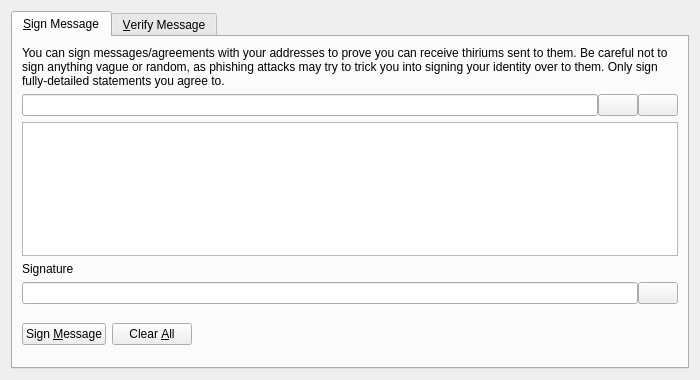
<?xml version="1.0" encoding="UTF-8"?>
<ui version="4.0">
 <class>SignVerifyMessageDialog</class>
 <widget class="QDialog" name="SignVerifyMessageDialog">
  <property name="geometry">
   <rect>
    <x>0</x>
    <y>0</y>
    <width>700</width>
    <height>380</height>
   </rect>
  </property>
  <property name="windowTitle">
   <string>Signatures - Sign / Verify a Message</string>
  </property>
  <property name="modal">
   <bool>true</bool>
  </property>
  <layout class="QVBoxLayout" name="verticalLayout">
   <item>
    <widget class="QTabWidget" name="tabWidget">
     <property name="currentIndex">
      <number>0</number>
     </property>
     <widget class="QWidget" name="tabSignMessage">
      <attribute name="title">
       <string>&amp;Sign Message</string>
      </attribute>
      <layout class="QVBoxLayout" name="verticalLayout_SM">
       <item>
        <widget class="QLabel" name="infoLabel_SM">
         <property name="text">
          <string>You can sign messages/agreements with your addresses to prove you can receive thiriums sent to them. Be careful not to sign anything vague or random, as phishing attacks may try to trick you into signing your identity over to them. Only sign fully-detailed statements you agree to.</string>
         </property>
         <property name="textFormat">
          <enum>Qt::PlainText</enum>
         </property>
         <property name="wordWrap">
          <bool>true</bool>
         </property>
        </widget>
       </item>
       <item>
        <layout class="QHBoxLayout" name="horizontalLayout_1_SM">
         <property name="spacing">
          <number>0</number>
         </property>
         <item>
          <widget class="QValidatedLineEdit" name="addressIn_SM">
           <property name="toolTip">
            <string>The Thirium address to sign the message with</string>
           </property>
          </widget>
         </item>
         <item>
          <widget class="QPushButton" name="addressBookButton_SM">
           <property name="toolTip">
            <string>Choose previously used address</string>
           </property>
           <property name="text">
            <string/>
           </property>
           <property name="icon">
            <iconset resource="../bitcoin.qrc">
             <normaloff>:/icons/address-book</normaloff>:/icons/address-book</iconset>
           </property>
           <property name="shortcut">
            <string>Alt+A</string>
           </property>
           <property name="autoDefault">
            <bool>false</bool>
           </property>
          </widget>
         </item>
         <item>
          <widget class="QPushButton" name="pasteButton_SM">
           <property name="toolTip">
            <string>Paste address from clipboard</string>
           </property>
           <property name="text">
            <string/>
           </property>
           <property name="icon">
            <iconset resource="../bitcoin.qrc">
             <normaloff>:/icons/editpaste</normaloff>:/icons/editpaste</iconset>
           </property>
           <property name="shortcut">
            <string>Alt+P</string>
           </property>
           <property name="autoDefault">
            <bool>false</bool>
           </property>
          </widget>
         </item>
        </layout>
       </item>
       <item>
        <widget class="QPlainTextEdit" name="messageIn_SM">
         <property name="toolTip">
          <string>Enter the message you want to sign here</string>
         </property>
        </widget>
       </item>
       <item>
        <widget class="QLabel" name="signatureLabel_SM">
         <property name="text">
          <string>Signature</string>
         </property>
         <property name="textFormat">
          <enum>Qt::PlainText</enum>
         </property>
        </widget>
       </item>
       <item>
        <layout class="QHBoxLayout" name="horizontalLayout_2_SM">
         <property name="spacing">
          <number>0</number>
         </property>
         <item>
          <widget class="QLineEdit" name="signatureOut_SM">
           <property name="font">
            <font>
             <italic>true</italic>
            </font>
           </property>
           <property name="readOnly">
            <bool>true</bool>
           </property>
          </widget>
         </item>
         <item>
          <widget class="QPushButton" name="copySignatureButton_SM">
           <property name="toolTip">
            <string>Copy the current signature to the system clipboard</string>
           </property>
           <property name="text">
            <string/>
           </property>
           <property name="icon">
            <iconset resource="../bitcoin.qrc">
             <normaloff>:/icons/editcopy</normaloff>:/icons/editcopy</iconset>
           </property>
           <property name="autoDefault">
            <bool>false</bool>
           </property>
          </widget>
         </item>
        </layout>
       </item>
       <item>
        <layout class="QHBoxLayout" name="horizontalLayout_3_SM">
         <item>
          <widget class="QPushButton" name="signMessageButton_SM">
           <property name="toolTip">
            <string>Sign the message to prove you own this Thirium address</string>
           </property>
           <property name="text">
            <string>Sign &amp;Message</string>
           </property>
           <property name="icon">
            <iconset resource="../bitcoin.qrc">
             <normaloff>:/icons/edit</normaloff>:/icons/edit</iconset>
           </property>
           <property name="autoDefault">
            <bool>false</bool>
           </property>
          </widget>
         </item>
         <item>
          <widget class="QPushButton" name="clearButton_SM">
           <property name="toolTip">
            <string>Reset all sign message fields</string>
           </property>
           <property name="text">
            <string>Clear &amp;All</string>
           </property>
           <property name="icon">
            <iconset resource="../bitcoin.qrc">
             <normaloff>:/icons/remove</normaloff>:/icons/remove</iconset>
           </property>
           <property name="autoDefault">
            <bool>false</bool>
           </property>
          </widget>
         </item>
         <item>
          <spacer name="horizontalSpacer_1_SM">
           <property name="orientation">
            <enum>Qt::Horizontal</enum>
           </property>
           <property name="sizeHint" stdset="0">
            <size>
             <width>40</width>
             <height>48</height>
            </size>
           </property>
          </spacer>
         </item>
         <item>
          <widget class="QLabel" name="statusLabel_SM">
           <property name="font">
            <font>
             <weight>75</weight>
             <bold>true</bold>
            </font>
           </property>
           <property name="text">
            <string/>
           </property>
           <property name="wordWrap">
            <bool>true</bool>
           </property>
          </widget>
         </item>
         <item>
          <spacer name="horizontalSpacer_2_SM">
           <property name="orientation">
            <enum>Qt::Horizontal</enum>
           </property>
           <property name="sizeHint" stdset="0">
            <size>
             <width>40</width>
             <height>48</height>
            </size>
           </property>
          </spacer>
         </item>
        </layout>
       </item>
      </layout>
     </widget>
     <widget class="QWidget" name="tabVerifyMessage">
      <attribute name="title">
       <string>&amp;Verify Message</string>
      </attribute>
      <layout class="QVBoxLayout" name="verticalLayout_VM">
       <item>
        <widget class="QLabel" name="infoLabel_VM">
         <property name="text">
          <string>Enter the receiver's address, message (ensure you copy line breaks, spaces, tabs, etc. exactly) and signature below to verify the message. Be careful not to read more into the signature than what is in the signed message itself, to avoid being tricked by a man-in-the-middle attack. Note that this only proves the signing party receives with the address, it cannot prove sendership of any transaction!</string>
         </property>
         <property name="textFormat">
          <enum>Qt::PlainText</enum>
         </property>
         <property name="alignment">
          <set>Qt::AlignLeading|Qt::AlignLeft|Qt::AlignTop</set>
         </property>
         <property name="wordWrap">
          <bool>true</bool>
         </property>
        </widget>
       </item>
       <item>
        <layout class="QHBoxLayout" name="horizontalLayout_1_VM">
         <property name="spacing">
          <number>0</number>
         </property>
         <item>
          <widget class="QValidatedLineEdit" name="addressIn_VM">
           <property name="toolTip">
            <string>The Thirium address the message was signed with</string>
           </property>
          </widget>
         </item>
         <item>
          <widget class="QPushButton" name="addressBookButton_VM">
           <property name="toolTip">
            <string>Choose previously used address</string>
           </property>
           <property name="text">
            <string/>
           </property>
           <property name="icon">
            <iconset resource="../bitcoin.qrc">
             <normaloff>:/icons/address-book</normaloff>:/icons/address-book</iconset>
           </property>
           <property name="shortcut">
            <string>Alt+A</string>
           </property>
           <property name="autoDefault">
            <bool>false</bool>
           </property>
          </widget>
         </item>
        </layout>
       </item>
       <item>
        <widget class="QPlainTextEdit" name="messageIn_VM"/>
       </item>
       <item>
        <widget class="QValidatedLineEdit" name="signatureIn_VM"/>
       </item>
       <item>
        <layout class="QHBoxLayout" name="horizontalLayout_2_VM">
         <item>
          <widget class="QPushButton" name="verifyMessageButton_VM">
           <property name="toolTip">
            <string>Verify the message to ensure it was signed with the specified Thirium address</string>
           </property>
           <property name="text">
            <string>Verify &amp;Message</string>
           </property>
           <property name="icon">
            <iconset resource="../bitcoin.qrc">
             <normaloff>:/icons/transaction_0</normaloff>:/icons/transaction_0</iconset>
           </property>
           <property name="autoDefault">
            <bool>false</bool>
           </property>
          </widget>
         </item>
         <item>
          <widget class="QPushButton" name="clearButton_VM">
           <property name="toolTip">
            <string>Reset all verify message fields</string>
           </property>
           <property name="text">
            <string>Clear &amp;All</string>
           </property>
           <property name="icon">
            <iconset resource="../bitcoin.qrc">
             <normaloff>:/icons/remove</normaloff>:/icons/remove</iconset>
           </property>
           <property name="autoDefault">
            <bool>false</bool>
           </property>
          </widget>
         </item>
         <item>
          <spacer name="horizontalSpacer_1_VM">
           <property name="orientation">
            <enum>Qt::Horizontal</enum>
           </property>
           <property name="sizeHint" stdset="0">
            <size>
             <width>40</width>
             <height>48</height>
            </size>
           </property>
          </spacer>
         </item>
         <item>
          <widget class="QLabel" name="statusLabel_VM">
           <property name="font">
            <font>
             <weight>75</weight>
             <bold>true</bold>
            </font>
           </property>
           <property name="text">
            <string/>
           </property>
           <property name="wordWrap">
            <bool>true</bool>
           </property>
          </widget>
         </item>
         <item>
          <spacer name="horizontalSpacer_2_VM">
           <property name="orientation">
            <enum>Qt::Horizontal</enum>
           </property>
           <property name="sizeHint" stdset="0">
            <size>
             <width>40</width>
             <height>48</height>
            </size>
           </property>
          </spacer>
         </item>
        </layout>
       </item>
      </layout>
     </widget>
    </widget>
   </item>
  </layout>
 </widget>
 <customwidgets>
  <customwidget>
   <class>QValidatedLineEdit</class>
   <extends>QLineEdit</extends>
   <header>qt/qvalidatedlineedit.h</header>
  </customwidget>
 </customwidgets>
 <resources>
  <include location="../bitcoin.qrc"/>
 </resources>
 <connections/>
</ui>
